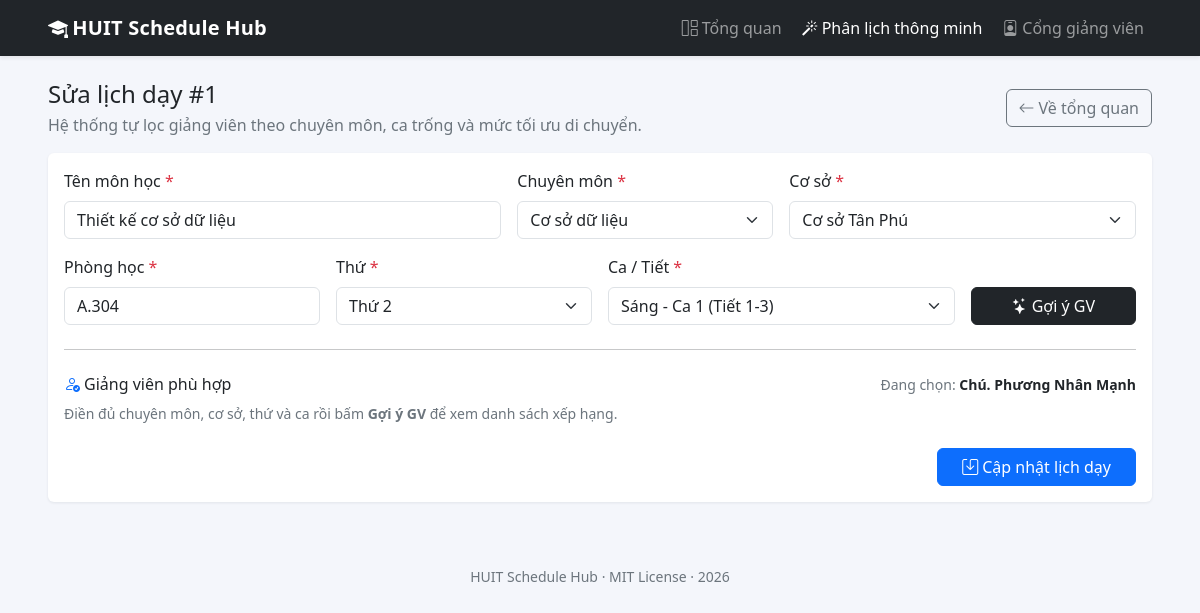
Screenshot of /assign.php?id=1 with the database file from the repository.
### tables this page shows
CREATE TABLE `schedules` (
  `id` int unsigned NOT NULL AUTO_INCREMENT,
  `teacher_id` int unsigned NOT NULL,
  `branch_id` int unsigned NOT NULL,
  `subject_name` varchar(150) NOT NULL,
  `room` varchar(50) NOT NULL,
  `day_of_week` tinyint unsigned NOT NULL,
  `shift_or_periods` varchar(50) NOT NULL,
  PRIMARY KEY (`id`),
  UNIQUE KEY `uniq_teacher_slot` (`teacher_id`,`day_of_week`,`shift_or_periods`),
  UNIQUE KEY `uniq_room_slot` (`branch_id`,`room`,`day_of_week`,`shift_or_periods`),
  KEY `idx_schedules_branch` (`branch_id`,`day_of_week`),
  CONSTRAINT `fk_schedules_branch` FOREIGN KEY (`branch_id`) REFERENCES `branches` (`id`) ON DELETE CASCADE ON UPDATE CASCADE,
  CONSTRAINT `fk_schedules_teacher` FOREIGN KEY (`teacher_id`) REFERENCES `teachers` (`id`) ON DELETE CASCADE ON UPDATE CASCADE
);

CREATE TABLE `teachers` (
  `id` int unsigned NOT NULL AUTO_INCREMENT,
  `full_name` varchar(100) NOT NULL,
  `email` varchar(100) NOT NULL,
  `phone` varchar(20) NOT NULL,
  `expertise` varchar(100) NOT NULL,
  PRIMARY KEY (`id`),
  UNIQUE KEY `uniq_teachers_email` (`email`),
  KEY `idx_teachers_expertise` (`expertise`)
);

CREATE TABLE `branches` (
  `id` int unsigned NOT NULL AUTO_INCREMENT,
  `branch_name` varchar(100) NOT NULL,
  `address` varchar(255) NOT NULL,
  PRIMARY KEY (`id`)
);

### config/database.php (called while the page is built, shortened)
<?php
function env(string $key, string $default = ''): string
{
    $value = $_ENV[$key] ?? $_SERVER[$key] ?? getenv($key);
    return ($value === false || $value === null || $value === '') ? $default : (string) $value;
}
function db(): PDO
{
    static $pdo = null;
    if ($pdo instanceof PDO) {
        return $pdo;
    }
    $dsn = sprintf(
        'mysql:host=%s;port=%s;dbname=%s;charset=utf8mb4',
        env('DB_HOST', '127.0.0.1'),
        env('DB_PORT', '3306'),
        env('DB_DATABASE', 'huit_db')
    );
    $pdo = new PDO($dsn, env('DB_USERNAME', 'root'), env('DB_PASSWORD'), [
        PDO::ATTR_ERRMODE => PDO::ERRMODE_EXCEPTION,
        PDO::ATTR_DEFAULT_FETCH_MODE => PDO::FETCH_ASSOC,
        PDO::ATTR_EMULATE_PREPARES => false,
    ]);
    return $pdo;
}

### config/helpers.php (called while the page is built, shortened)
<?php
require_once __DIR__ . '/database.php';
function e(mixed $value): string
{
    return htmlspecialchars((string) $value, ENT_QUOTES | ENT_SUBSTITUTE, 'UTF-8');
}
function all_branches(): array
{
    static $branches = null;
    return $branches ??= db()->query('SELECT id, branch_name, address FROM branches ORDER BY branch_name')->fetchAll();
}
function all_teachers(): array
{
    static $teachers = null;
    return $teachers ??= db()->query('SELECT id, full_name, email, phone, expertise FROM teachers ORDER BY full_name')->fetchAll();
}

### public/assign.php (the view, shortened to what this page needs)
<?php
require_once __DIR__ . '/../config/helpers.php';
$editId = (int) ($_GET['id'] ?? $_POST['id'] ?? 0);
$editing = null;
if ($editId > 0) {
    $stmt = db()->prepare(
        'SELECT s.*, t.full_name AS teacher_name, t.expertise
         FROM schedules s
         JOIN teachers t ON t.id = s.teacher_id
         WHERE s.id = ?'
    );
    $stmt->execute([$editId]);
    $editing = $stmt->fetch() ?: null;
}
$form = [
    'subject_name' => $editing['subject_name'] ?? '',
    'expertise' => $editing['expertise'] ?? '',
    'branch_id' => (string) ($editing['branch_id'] ?? ''),
    'room' => $editing['room'] ?? '',
    'day_of_week' => (string) ($editing['day_of_week'] ?? ''),
    'shift_or_periods' => $editing['shift_or_periods'] ?? '',
    'teacher_id' => (string) ($editing['teacher_id'] ?? ''),
];
$selectedTeacherName = '';
if ((int) $form['teacher_id'] > 0) {
    foreach (all_teachers() as $teacher) {
        if ((int) $teacher['id'] === (int) $form['teacher_id']) {
            $selectedTeacherName = $teacher['full_name'];
            break;
        }
    }
}
require __DIR__ . '/../partials/header.php';
?>
<div class="d-flex flex-wrap justify-content-between align-items-center gap-2 mb-3">
    <div>
        <h1 class="h4 mb-1"><?= $editId > 0 ? 'Sửa lịch dạy #' . (int) $editId : 'Phân lịch giảng dạy thông minh' ?></h1>
        <p class="text-secondary mb-0">Hệ thống tự lọc giảng viên theo chuyên môn, ca trống và mức tối ưu di chuyển.</p>
    </div>
    <a class="btn btn-outline-secondary" href="index.php"><i class="bi bi-arrow-left me-1"></i>Về tổng quan</a>
</div>
<div class="card mb-3">
    <div class="card-body">
        <form method="post" action="assign.php" id="assignForm">
            <div class="row g-3">
                <div class="col-md-5">
                    <label for="subject_name" class="form-label">Tên môn học <span class="text-danger">*</span></label>
                    <input type="text" class="form-control" id="subject_name" name="subject_name" maxlength="150"
                           value="<?= e($form['subject_name']) ?>" placeholder="VD: Lập trình PHP" required>
                </div>
                <div class="col-md-3">
                    <label for="expertise" class="form-label">Chuyên môn <span class="text-danger">*</span></label>
                    <select class="form-select" id="expertise" name="expertise" required>
                        <?php foreach (EXPERTISES as $expertise): ?>
                            <option value="<?= e($expertise) ?>" <?= $form['expertise'] === $expertise ? 'selected' : '' ?>>
                                <?= e($expertise) ?>
                            </option>
                        <?php endforeach; ?>
                    </select>
                </div>
                <div class="col-md-4">
                    <label for="branch_id" class="form-label">Cơ sở <span class="text-danger">*</span></label>
                    <select class="form-select" id="branch_id" name="branch_id" required>
                        <?php foreach (all_branches() as $branch): ?>
                            <option value="<?= (int) $branch['id'] ?>" <?= (string) $branch['id'] === $form['branch_id'] ? 'selected' : '' ?>>
                                <?= e($branch['branch_name']) ?>
                            </option>
                        <?php endforeach; ?>
                    </select>
                </div>
                <div class="col-md-3">
                    <label for="room" class="form-label">Phòng học <span class="text-danger">*</span></label>
                    <input type="text" class="form-control" id="room" name="room" maxlength="50"
                           value="<?= e($form['room']) ?>" placeholder="VD: A.301" required>
                </div>
                <div class="col-md-3">
                    <label for="day_of_week" class="form-label">Thứ <span class="text-danger">*</span></label>
                    <select class="form-select" id="day_of_week" name="day_of_week" required>
                        <?php foreach (DAYS as $value => $label): ?>
                            <option value="<?= $value ?>" <?= $form['day_of_week'] === (string) $value ? 'selected' : '' ?>>
                                <?= e($label) ?>
                            </option>
                        <?php endforeach; ?>
                    </select>
                </div>
                <div class="col-md-4">
                    <label for="shift_or_periods" class="form-label">Ca / Tiết <span class="text-danger">*</span></label>
                    <select class="form-select" id="shift_or_periods" name="shift_or_periods" required>
                        <?php foreach (array_keys(SHIFTS) as $shift): ?>
                            <option value="<?= e($shift) ?>" <?= $form['shift_or_periods'] === $shift ? 'selected' : '' ?>>
                                <?= e($shift) ?>
                            </option>
                        <?php endforeach; ?>
                    </select>
                </div>
                <div class="col-md-2 d-grid align-self-end">
                    <button type="button" class="btn btn-dark" id="suggestBtn">
                        <i class="bi bi-stars me-1"></i>Gợi ý GV
                    </button>
                </div>
            </div>
            <hr class="my-4">
            <div class="d-flex flex-wrap justify-content-between align-items-center gap-2 mb-2">
                <h2 class="h6 mb-0"><i class="bi bi-person-check me-1 text-primary"></i>Giảng viên phù hợp</h2>
                <span class="small text-secondary">
                    Đang chọn: <span class="fw-semibold text-dark" id="selectedTeacher"><?= e($selectedTeacherName ?: 'chưa chọn') ?></span>
                </span>
            </div>
            <div id="suggestions" class="row g-2">
                <div class="col-12 text-secondary small">
                    Điền đủ chuyên môn, cơ sở, thứ và ca rồi bấm <strong>Gợi ý GV</strong> để xem danh sách xếp hạng.
                </div>
            </div>
            <div class="d-flex justify-content-end mt-4">
                <button type="submit" class="btn btn-primary px-4">
                    <i class="bi bi-save me-1"></i><?= $editId > 0 ? 'Cập nhật lịch dạy' : 'Lưu lịch dạy' ?>
                </button>
            </div>
        </form>
    </div>
</div>
<?php require __DIR__ . '/../partials/footer.php'; ?>

### partials/header.php (style rules this page uses)
body { background-color: #f4f6fb; }
.card { border: 0; box-shadow: 0 1px 3px rgba(16, 24, 40, .08); }

### rows the page displays
schedules: subject_name "Thiết kế cơ sở dữ liệu", branch_id "Cơ sở Tân Phú", room "A.304", day_of_week "Thứ 2"
teachers: expertise "Cơ sở dữ liệu", full_name "Chú. Phương Nhân Mạnh"

### other values shown
$editId "1"
APP_NAME "HUIT Schedule Hub"
form field shift_or_periods "Sáng - Ca 1 (Tiết 1-3)"
